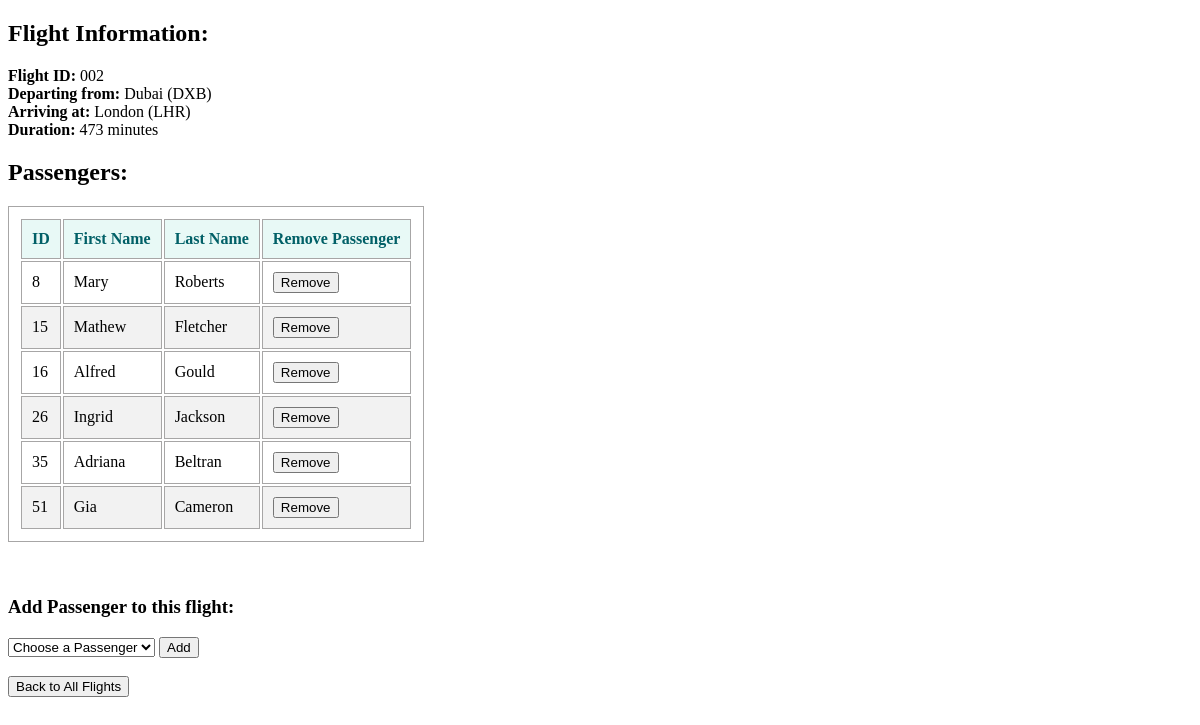
Page /flights_schedule/2 on the committed database.
### flights_schedule/models.py (models this page shows, shortened)
class Flight(models.Model):
    origin = models.ForeignKey(Airport, on_delete=models.PROTECT, related_name="departures")
    destination = models.ForeignKey(Airport, on_delete=models.PROTECT, related_name="arrivals")
    duration = models.PositiveSmallIntegerField()

class Airport(models.Model):
    code = models.CharField(max_length=3)
    city = models.CharField(max_length=50)
    def __str__(self):
        return f"{self.city} ({self.code})"

class Passenger(models.Model):
    first = models.CharField(max_length=50)
    last = models.CharField(max_length=50)
    flights = models.ManyToManyField(Flight, blank=True, related_name="passengers")
    def __str__(self):
        return f"{self.first} {self.last}"

### flights_schedule/views.py (the view)
# urls.py: path("<int:flight_id>", views.flight, name="flight"),
def flight(request, flight_id):
    flight = Flight.objects.get(pk=flight_id)
    return render(request, "flights_schedule/flight.html", {
        "flight": flight,
        "passengers": flight.passengers.all(),
        "non_passengers": Passenger.objects.exclude(flights=flight).all()
    })

### flights_schedule/templates/flights_schedule/flight.html (shortened to what this page needs)
{% load static %}
<!DOCTYPE html>
<html lang="en">
<head>
  <link rel="stylesheet" href="{% static 'flights_schedule/styles.css' %}">
</head>
<body>
  <h2>Flight Information:</h2>
    <p>
      <strong>Flight ID:</strong> 00{{ flight.id }}<br>
      <strong>Departing from:</strong> {{ flight.origin }}<br>
      <strong>Arriving at:</strong> {{ flight.destination }}<br>
      <strong>Duration:</strong> {{ flight.duration }} minutes
    </p>
  <h2>Passengers:</h2>
  <table>
    <thead>
      <tr>
        <th>ID</th>
        <th>First Name</th>
        <th>Last Name</th>
        <th>Remove Passenger</th>
      </tr>
    </thead>
    <tbody
    {% for passenger in passengers %}
      <tr>
        <td>{{ passenger.id }}</td>
        <td>{{ passenger.first }}</td>
        <td>{{ passenger.last }}</td>
        <td>
          <form action="{% url 'remove' flight.id %}" method="post">
            <input type="submit" value="Remove">
          </form>
        </td>
      </tr>
    {% endfor %}
    </tbody>
  </table>
  <div>
    <br>
    <br>
    <h3>Add Passenger to this flight:</h3>
    <form action="{% url 'book' flight.id %}" method="post">
      <select name="passenger">
          <option value="" selected disabled hidden>Choose a Passenger</option>
      </select>
      <input type="submit" value="Add">
    </form>
  </div>
  <div>
    <br>
    <button>
      <a href="{% url 'index' %}">Back to All Flights</a>
    </button>
  </div>
</body>
</html>

### flights_schedule/static/flights_schedule/styles.css (style rules this page uses)
table, th, td { border: 1px solid #a7a6a6; padding: 10px; text-align: left; }
tr:nth-child(even) { background-color: #f2f2f2; }
th { color: rgb(1, 96, 103); background-color: #e8f9f6; }
a:link { color: black; text-decoration: none; }

### rows in the picture
Flight: id "2", origin "Dubai (DXB)", destination "London (LHR)", duration "473"
Passenger: id "8", first "Mary", last "Roberts"
Passenger: id "15", first "Mathew", last "Fletcher"
Passenger: id "16", first "Alfred", last "Gould"
Passenger: id "26", first "Ingrid", last "Jackson"
Passenger: id "35", first "Adriana", last "Beltran"
Passenger: id "51", first "Gia", last "Cameron"
